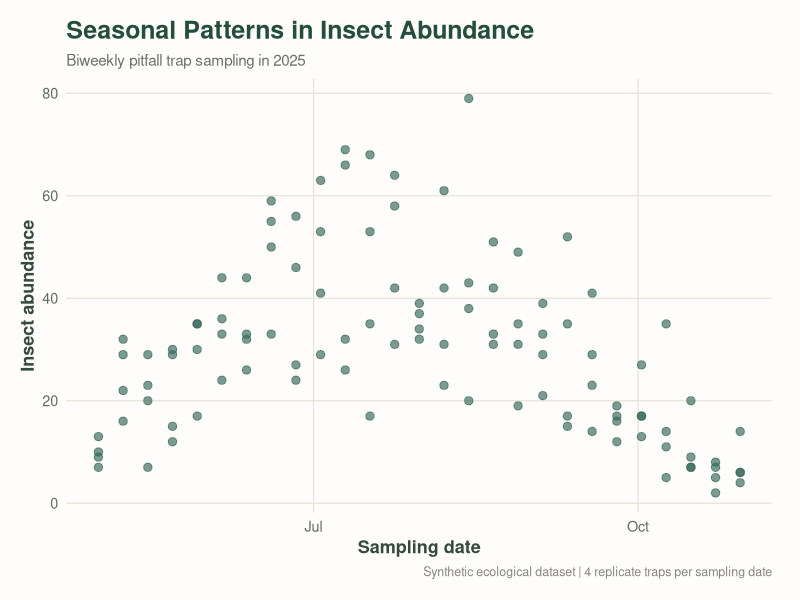
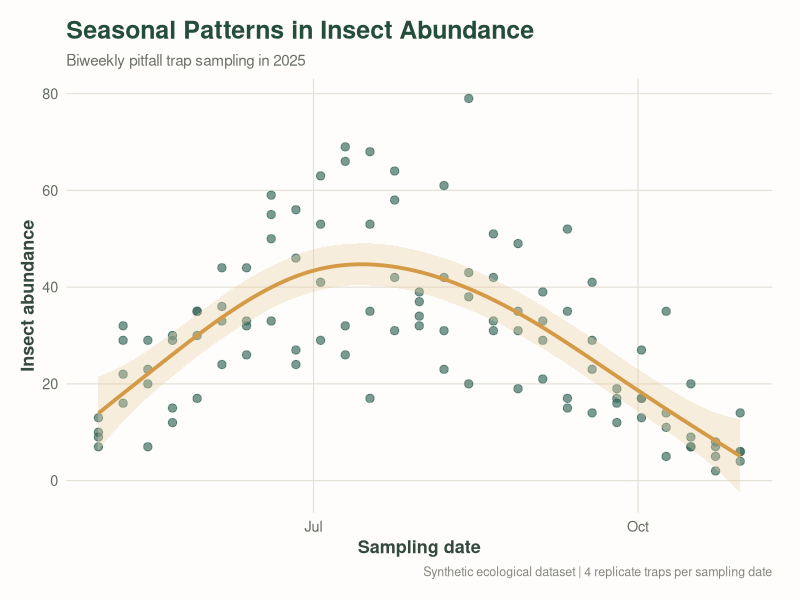
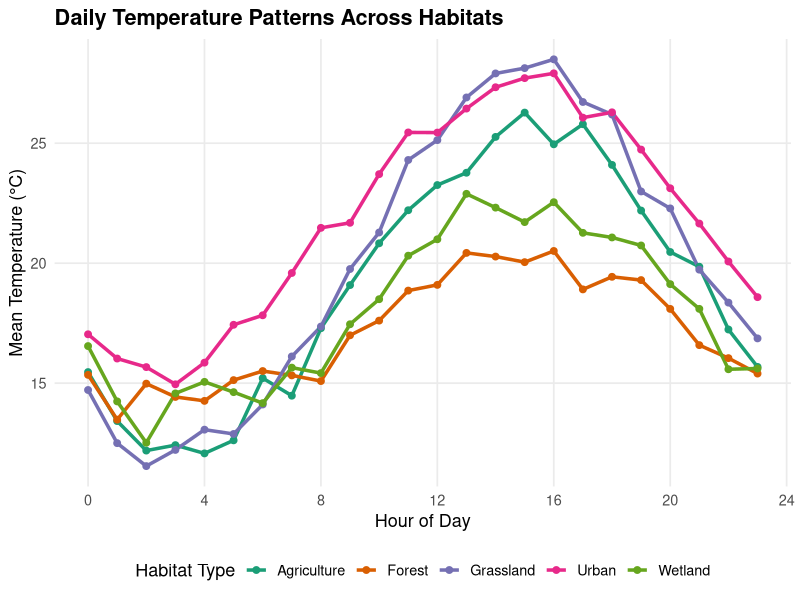
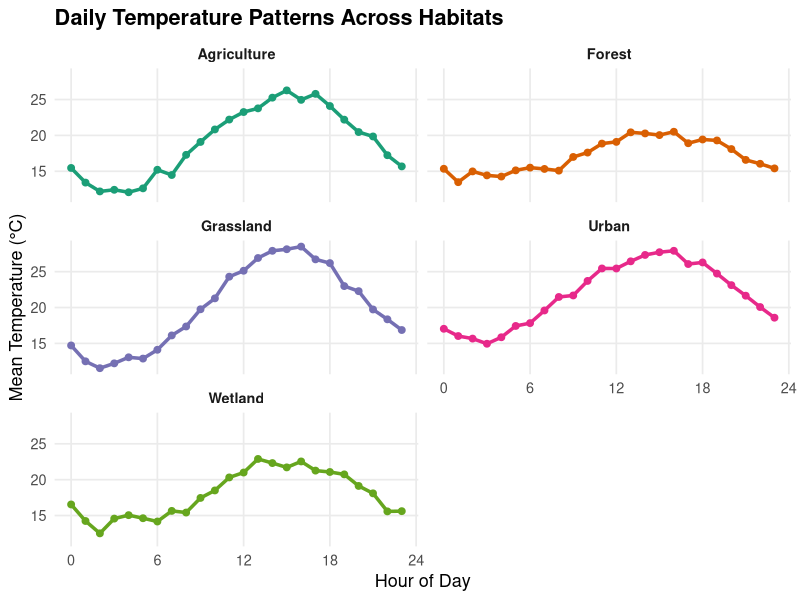
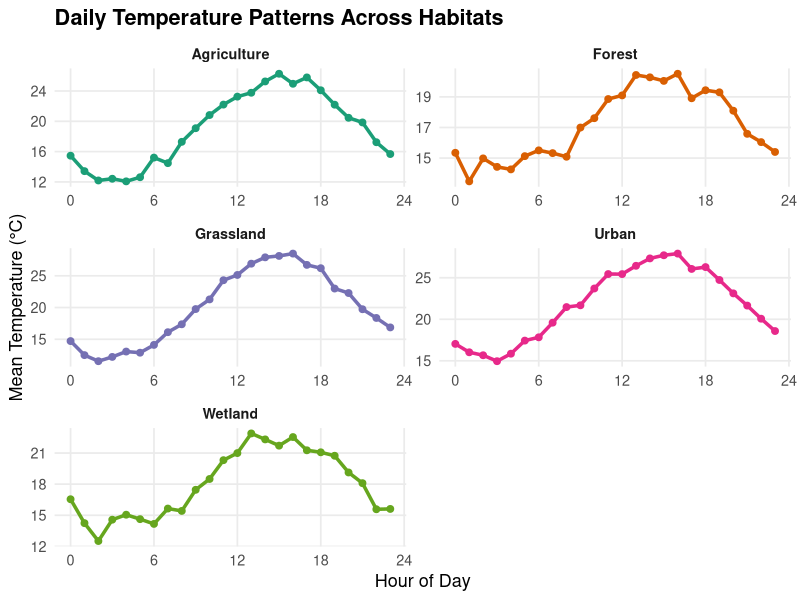

These figures' R source, in order:
## ---- chunk 1
library(tidyverse)
## ---- chunk 2
library(tidyverse)
library(lubridate)

# Reproducible dataset
set.seed(5126)

# Generate sampling dates and replicate traps
library(tidyverse)
library(lubridate)

set.seed(5126)

insect_data <- expand_grid(
  date = seq.Date(
    as.Date("2024-05-01"),
    as.Date("2024-10-31"),
    by = "week"
  ),
  trap = 1:4
) %>%
  mutate(
    year = year(date),
    day_of_year = yday(date),
    month = month(date),
    seasonal_mean = 5 + 45 * exp(-((day_of_year - 200) / 65)^2),
    annual_effect = if_else(year == 2025, 1.15, 1),
    abundance = rnbinom(
      n(),
      mu = seasonal_mean * annual_effect,
      size = 8
    )
  )

# Preview data
insect_data

# Custom ggplot theme
theme_insect <- function() {
  theme_minimal(base_size = 13) +
    theme(
      plot.background = element_rect(
        fill = "#fefdfb",
        color = NA
      ),
      panel.background = element_rect(
        fill = "#fefdfb",
        color = NA
      ),
      panel.grid.minor = element_blank(),
      panel.grid.major = element_line(
        color = "#E5E1D7",
        linewidth = 0.4
      ),
      plot.title = element_text(
        face = "bold",
        size = 18,
        color = "#254D3C"
      ),
      plot.subtitle = element_text(
        color = "#6B7168",
        size = 11
      ),
      axis.title = element_text(
        color = "#354A3F",
        face = "bold"
      ),
      axis.text = element_text(color = "#626B62"),
      plot.caption = element_text(
        color = "#85877F",
        size = 9,
        hjust = 1
      ),
      plot.margin = margin(15, 20, 15, 15)
    )
}
## ---- chunk 3
ggplot(insect_data, aes(x = date, y = abundance)) +

  # Individual sampling observations
  geom_point(
    color = "#356859",
    alpha = 0.65,
    size = 2.5
  ) +

  # Labels
  labs(
    title = "Seasonal Patterns in Insect Abundance",
    subtitle = "Biweekly pitfall trap sampling in 2025",
    x = "Sampling date",
    y = "Insect abundance",
    caption = "Synthetic ecological dataset | 4 replicate traps per sampling date"
  ) +

  theme_insect()
## ---- chunk 4
ggplot(insect_data, aes(x = date, y = abundance)) +

  # Individual sampling observations
  geom_point(
    color = "#356859",
    alpha = 0.65,
    size = 2.5
  ) +

  # Smoothed seasonal trend
  geom_smooth(
    method = "gam",
    color = "#D49A45",
    fill = "#E8CFA5",
    linewidth = 1.3,
    alpha = 0.35
  ) +

  # Labels
  labs(
    title = "Seasonal Patterns in Insect Abundance",
    subtitle = "Biweekly pitfall trap sampling in 2025",
    x = "Sampling date",
    y = "Insect abundance",
    caption = "Synthetic ecological dataset | 4 replicate traps per sampling date"
  ) +

  theme_insect()
## ---- chunk 5
set.seed(42)

# Define habitat characteristics
habitats <- tibble(
  habitat_type = c(
    "Forest",
    "Grassland",
    "Wetland",
    "Agriculture",
    "Urban"
  ),
  mean_temp = c(17, 20, 18, 19, 22),
  temp_amplitude = c(3, 8, 4, 7, 6)
)

# Generate hourly temperature observations
temperature_data <- expand_grid(
  hour = 0:23,
  habitat_type = habitats$habitat_type,
  sensor = 1:3
) %>%
  left_join(habitats, by = "habitat_type") %>%
  mutate(
    temperature = mean_temp +
      temp_amplitude * cos((hour - 15) * 2 * pi / 24) +
      rnorm(n(), mean = 0, sd = 1.2)
  )

# Calculate mean temperature across sensors
temperature_summary <- temperature_data %>%
  group_by(hour, habitat_type) %>%
  summarize(
    mean_temperature = mean(temperature),
    .groups = "drop"
  )
## ---- chunk 6
ggplot(
  data = temperature_summary,
  aes(
    x = hour,
    y = mean_temperature,
    color = habitat_type,
    group = habitat_type
  )
) +
  geom_line(linewidth = 1.2) +
  geom_point(size = 2) +
  scale_color_brewer(palette = "Dark2") +
  scale_x_continuous(breaks = seq(0, 24, 4)) +
  labs(
    title = "Daily Temperature Patterns Across Habitats",
    x = "Hour of Day",
    y = "Mean Temperature (°C)",
    color = "Habitat Type"
  ) +
  theme_minimal(base_size = 13) +
  theme(
    plot.title = element_text(face = "bold"),
    legend.position = "bottom",
    panel.grid.minor = element_blank()
  )
## ---- chunk 7
ggplot(
  data = temperature_summary,
  aes(
    x = hour,
    y = mean_temperature,
    color = habitat_type
  )
) +
  geom_line(linewidth = 1.2) +
  geom_point(size = 2) +
  facet_wrap(~ habitat_type, ncol = 2) +
  scale_color_brewer(palette = "Dark2") +
  scale_x_continuous(breaks = seq(0, 24, 6)) +
  labs(
    title = "Daily Temperature Patterns Across Habitats",
    x = "Hour of Day",
    y = "Mean Temperature (°C)"
  ) +
  theme_minimal(base_size = 13) +
  theme(
    plot.title = element_text(face = "bold"),
    legend.position = "none",
    panel.grid.minor = element_blank(),
    strip.text = element_text(face = "bold")
  )
## ---- chunk 8
ggplot(
  data = temperature_summary,
  aes(
    x = hour,
    y = mean_temperature,
    color = habitat_type
  )
) +
  geom_line(linewidth = 1.2) +
  geom_point(size = 2) +
  facet_wrap(~ habitat_type, ncol = 2, scales = "free") +
  scale_color_brewer(palette = "Dark2") +
  scale_x_continuous(breaks = seq(0, 24, 6)) +
  labs(
    title = "Daily Temperature Patterns Across Habitats",
    x = "Hour of Day",
    y = "Mean Temperature (°C)"
  ) +
  theme_minimal(base_size = 13) +
  theme(
    plot.title = element_text(face = "bold"),
    legend.position = "none",
    panel.grid.minor = element_blank(),
    strip.text = element_text(face = "bold")
  )
